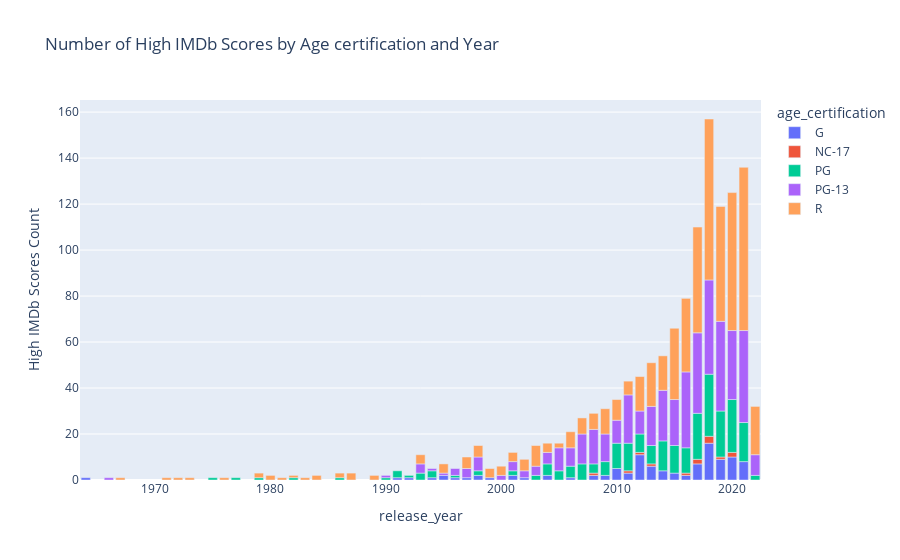

Source (notebook cell):
### Code cell
# 交互式图表
# 对于非常密集的数据，使用交互式图表可以让用户通过缩放和平移来查看详细信息。
# !pip install plotly

import plotly.express as px

fig = px.bar(df6, x='release_year', y='high_rated_score_count', color='age_certification',
             labels={'high_rated_score_count': 'High IMDb Scores Count'},
             title='Number of High IMDb Scores by Age certification and Year')
fig.show()

### Figure 1 — Plotly figure (JSON) as saved in the notebook; plotly's stock layout.template omitted (floating-point values rounded to 4 significant figures)
{"data": [{"alignmentgroup": "True", "hovertemplate": "age_certification=G<br>release_year=%{x}<br>High IMDb Scores Count=%{y}<extra></extra>", "legendgroup": "G", "marker": {"color": "#636efa", "pattern": {"shape": ""}}, "name": "G", "offsetgroup": "G", "orientation": "v", "showlegend": true, "textposition": "auto", "type": "bar", "x": [1964, 1991, 1992, 1994, 1995, 1996, 1997, 1998, 1999, 2001, 2002, 2004, 2006, 2008, 2009, 2010, 2011, 2012, 2013, 2014, 2015, 2016, 2017, 2018, 2019, 2020, 2021], "xaxis": "x", "y": [1, 1, 1, 1, 2, 1, 1, 2, 1, 2, 1, 2, 1, 2, 2, 5, 3, 11, 6, 4, 3, 2, 7, 16, 9, 10, 8], "yaxis": "y"}, {"alignmentgroup": "True", "hovertemplate": "age_certification=NC-17<br>release_year=%{x}<br>High IMDb Scores Count=%{y}<extra></extra>", "legendgroup": "NC-17", "marker": {"color": "#EF553B", "pattern": {"shape": ""}}, "name": "NC-17", "offsetgroup": "NC-17", "orientation": "v", "showlegend": true, "textposition": "auto", "type": "bar", "x": [2008, 2011, 2012, 2013, 2016, 2017, 2018, 2019, 2020], "xaxis": "x", "y": [1, 1, 1, 1, 1, 2, 3, 1, 2], "yaxis": "y"}, {"alignmentgroup": "True", "hovertemplate": "age_certification=PG<br>release_year=%{x}<br>High IMDb Scores Count=%{y}<extra></extra>", "legendgroup": "PG", "marker": {"color": "#00cc96", "pattern": {"shape": ""}}, "name": "PG", "offsetgroup": "PG", "orientation": "v", "showlegend": true, "textposition": "auto", "type": "bar", "x": [1975, 1977, 1979, 1982, 1986, 1990, 1991, 1992, 1993, 1994, 1996, 1998, 2001, 2003, 2004, 2005, 2006, 2007, 2008, 2009, 2010, 2011, 2012, 2013, 2014, 2015, 2016, 2017, 2018, 2019, 2020, 2021, 2022], "xaxis": "x", "y": [1, 1, 1, 1, 1, 1, 3, 1, 3, 3, 1, 2, 2, 2, 5, 4, 5, 7, 4, 6, 11, 12, 8, 8, 13, 12, 11, 20, 27, 20, 23, 17, 2], "yaxis": "y"}, {"alignmentgroup": "True", "hovertemplate": "age_certification=PG-13<br>release_year=%{x}<br>High IMDb Scores Count=%{y}<extra></extra>", "legendgroup": "PG-13", "marker": {"color": "#ab63fa", "pattern": {"shape": ""}}, "name": "PG-13", "offsetgroup": "PG-13", "orientation": "v", "showlegend": true, "textposition": "auto", "type": "bar", "x": [1966, 1990, 1993, 1994, 1995, 1996, 1997, 1998, 2000, 2001, 2002, 2003, 2004, 2005, 2006, 2007, 2008, 2009, 2010, 2011, 2012, 2013, 2014, 2015, 2016, 2017, 2018, 2019, 2020, 2021, 2022], "xaxis": "x", "y": [1, 1, 4, 1, 1, 3, 4, 6, 2, 4, 3, 4, 5, 10, 8, 13, 15, 12, 10, 21, 10, 17, 22, 20, 33, 35, 41, 39, 30, 40, 9], "yaxis": "y"}, {"alignmentgroup": "True", "hovertemplate": "age_certification=R<br>release_year=%{x}<br>High IMDb Scores Count=%{y}<extra></extra>", "legendgroup": "R", "marker": {"color": "#FFA15A", "pattern": {"shape": ""}}, "name": "R", "offsetgroup": "R", "orientation": "v", "showlegend": true, "textposition": "auto", "type": "bar", "x": [1967, 1971, 1972, 1973, 1976, 1979, 1980, 1981, 1982, 1983, 1984, 1986, 1987, 1989, 1993, 1995, 1997, 1998, 1999, 2000, 2001, 2002, 2003, 2004, 2005, 2006, 2007, 2008, 2009, 2010, 2011, 2012, 2013, 2014, 2015, 2016, 2017, 2018, 2019, 2020, 2021, 2022], "xaxis": "x", "y": [1, 1, 1, 1, 1, 2, 2, 1, 1, 1, 2, 2, 3, 2, 4, 4, 5, 5, 4, 4, 4, 5, 9, 4, 2, 7, 7, 7, 11, 9, 6, 15, 19, 15, 31, 32, 46, 70, 50, 60, 71, 21], "yaxis": "y"}], "layout": {"barmode": "relative", "legend": {"title": {"text": "age_certification"}, "tracegroupgap": 0}, "title": {"text": "Number of High IMDb Scores by Age certification and Year"}, "xaxis": {"anchor": "y", "domain": [0, 1], "title": {"text": "release_year"}}, "yaxis": {"anchor": "x", "domain": [0, 1], "title": {"text": "High IMDb Scores Count"}}}}
